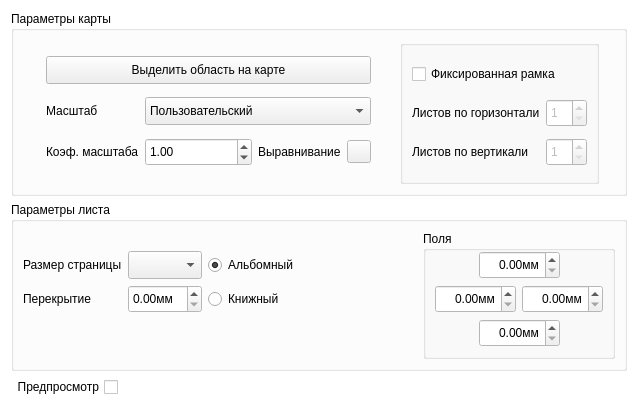
<?xml version="1.0" encoding="UTF-8"?>
<ui version="4.0">
 <class>PrintDoc</class>
 <widget class="QWidget" name="PrintDoc">
  <property name="enabled">
   <bool>true</bool>
  </property>
  <property name="geometry">
   <rect>
    <x>0</x>
    <y>0</y>
    <width>644</width>
    <height>408</height>
   </rect>
  </property>
  <property name="palette">
   <palette>
    <active>
     <colorrole role="Base">
      <brush brushstyle="SolidPattern">
       <color alpha="255">
        <red>255</red>
        <green>255</green>
        <blue>255</blue>
       </color>
      </brush>
     </colorrole>
     <colorrole role="Window">
      <brush brushstyle="SolidPattern">
       <color alpha="255">
        <red>255</red>
        <green>255</green>
        <blue>255</blue>
       </color>
      </brush>
     </colorrole>
    </active>
    <inactive>
     <colorrole role="Base">
      <brush brushstyle="SolidPattern">
       <color alpha="255">
        <red>255</red>
        <green>255</green>
        <blue>255</blue>
       </color>
      </brush>
     </colorrole>
     <colorrole role="Window">
      <brush brushstyle="SolidPattern">
       <color alpha="255">
        <red>255</red>
        <green>255</green>
        <blue>255</blue>
       </color>
      </brush>
     </colorrole>
    </inactive>
    <disabled>
     <colorrole role="Base">
      <brush brushstyle="SolidPattern">
       <color alpha="255">
        <red>255</red>
        <green>255</green>
        <blue>255</blue>
       </color>
      </brush>
     </colorrole>
     <colorrole role="Window">
      <brush brushstyle="SolidPattern">
       <color alpha="255">
        <red>255</red>
        <green>255</green>
        <blue>255</blue>
       </color>
      </brush>
     </colorrole>
    </disabled>
   </palette>
  </property>
  <property name="windowTitle">
   <string>Карта</string>
  </property>
  <layout class="QGridLayout" name="gridLayout_7">
   <item row="0" column="0">
    <widget class="QGroupBox" name="groupBox_2">
     <property name="enabled">
      <bool>true</bool>
     </property>
     <property name="title">
      <string>Параметры карты</string>
     </property>
     <layout class="QGridLayout" name="gridLayout_5">
      <item row="0" column="0">
       <widget class="QFrame" name="frame">
        <property name="sizePolicy">
         <sizepolicy hsizetype="Maximum" vsizetype="Preferred">
          <horstretch>0</horstretch>
          <verstretch>0</verstretch>
         </sizepolicy>
        </property>
        <layout class="QGridLayout" name="gridLayout_3">
         <item row="0" column="0" colspan="4">
          <widget class="QPushButton" name="rubberBtn">
           <property name="sizePolicy">
            <sizepolicy hsizetype="Preferred" vsizetype="Fixed">
             <horstretch>0</horstretch>
             <verstretch>0</verstretch>
            </sizepolicy>
           </property>
           <property name="minimumSize">
            <size>
             <width>0</width>
             <height>28</height>
            </size>
           </property>
           <property name="layoutDirection">
            <enum>Qt::LeftToRight</enum>
           </property>
           <property name="text">
            <string>Выделить область на карте</string>
           </property>
           <property name="checkable">
            <bool>true</bool>
           </property>
          </widget>
         </item>
         <item row="1" column="0">
          <widget class="QLabel" name="label">
           <property name="sizePolicy">
            <sizepolicy hsizetype="Maximum" vsizetype="Preferred">
             <horstretch>0</horstretch>
             <verstretch>0</verstretch>
            </sizepolicy>
           </property>
           <property name="text">
            <string>Масштаб</string>
           </property>
          </widget>
         </item>
         <item row="1" column="1" colspan="3">
          <widget class="QComboBox" name="fitMapMode">
           <property name="enabled">
            <bool>true</bool>
           </property>
           <property name="sizePolicy">
            <sizepolicy hsizetype="Preferred" vsizetype="Fixed">
             <horstretch>0</horstretch>
             <verstretch>0</verstretch>
            </sizepolicy>
           </property>
           <property name="minimumSize">
            <size>
             <width>0</width>
             <height>28</height>
            </size>
           </property>
           <item>
            <property name="text">
             <string>Пользовательский</string>
            </property>
           </item>
           <item>
            <property name="text">
             <string>Расширить на всю область печати</string>
            </property>
           </item>
           <item>
            <property name="text">
             <string>По размеру листа</string>
            </property>
           </item>
           <item>
            <property name="text">
             <string>На лист без изменения масштаба</string>
            </property>
           </item>
          </widget>
         </item>
         <item row="2" column="0">
          <widget class="QLabel" name="label_2">
           <property name="sizePolicy">
            <sizepolicy hsizetype="Maximum" vsizetype="Preferred">
             <horstretch>0</horstretch>
             <verstretch>0</verstretch>
            </sizepolicy>
           </property>
           <property name="text">
            <string>Коэф. масштаба</string>
           </property>
          </widget>
         </item>
         <item row="2" column="1">
          <widget class="QDoubleSpinBox" name="mapScale">
           <property name="enabled">
            <bool>true</bool>
           </property>
           <property name="minimumSize">
            <size>
             <width>0</width>
             <height>28</height>
            </size>
           </property>
           <property name="singleStep">
            <double>0.100000000000000</double>
           </property>
           <property name="value">
            <double>1.000000000000000</double>
           </property>
          </widget>
         </item>
         <item row="2" column="2">
          <widget class="QLabel" name="label_4">
           <property name="sizePolicy">
            <sizepolicy hsizetype="Maximum" vsizetype="Preferred">
             <horstretch>0</horstretch>
             <verstretch>0</verstretch>
            </sizepolicy>
           </property>
           <property name="text">
            <string>Выравнивание</string>
           </property>
          </widget>
         </item>
         <item row="2" column="3">
          <widget class="AlignButton" name="orient"/>
         </item>
        </layout>
       </widget>
      </item>
      <item row="0" column="1">
       <widget class="QGroupBox" name="groupBox_21">
        <property name="enabled">
         <bool>true</bool>
        </property>
        <property name="sizePolicy">
         <sizepolicy hsizetype="Maximum" vsizetype="Preferred">
          <horstretch>0</horstretch>
          <verstretch>0</verstretch>
         </sizepolicy>
        </property>
        <property name="title">
         <string/>
        </property>
        <layout class="QGridLayout" name="gridLayout_4">
         <item row="1" column="0">
          <widget class="QLabel" name="label_3">
           <property name="text">
            <string>Листов по горизонтали</string>
           </property>
          </widget>
         </item>
         <item row="1" column="1">
          <widget class="QSpinBox" name="paperHorCnt">
           <property name="enabled">
            <bool>false</bool>
           </property>
           <property name="sizePolicy">
            <sizepolicy hsizetype="Preferred" vsizetype="Fixed">
             <horstretch>0</horstretch>
             <verstretch>0</verstretch>
            </sizepolicy>
           </property>
           <property name="minimumSize">
            <size>
             <width>0</width>
             <height>28</height>
            </size>
           </property>
           <property name="minimum">
            <number>1</number>
           </property>
           <property name="value">
            <number>1</number>
           </property>
          </widget>
         </item>
         <item row="2" column="1">
          <widget class="QSpinBox" name="paperVerticCnt">
           <property name="enabled">
            <bool>false</bool>
           </property>
           <property name="sizePolicy">
            <sizepolicy hsizetype="Preferred" vsizetype="Fixed">
             <horstretch>0</horstretch>
             <verstretch>0</verstretch>
            </sizepolicy>
           </property>
           <property name="minimumSize">
            <size>
             <width>0</width>
             <height>28</height>
            </size>
           </property>
           <property name="minimum">
            <number>1</number>
           </property>
           <property name="value">
            <number>1</number>
           </property>
          </widget>
         </item>
         <item row="2" column="0">
          <widget class="QLabel" name="label_8">
           <property name="text">
            <string>Листов по вертикали</string>
           </property>
          </widget>
         </item>
         <item row="0" column="0" colspan="2">
          <widget class="QCheckBox" name="fixedBand">
           <property name="sizePolicy">
            <sizepolicy hsizetype="Preferred" vsizetype="Fixed">
             <horstretch>0</horstretch>
             <verstretch>0</verstretch>
            </sizepolicy>
           </property>
           <property name="minimumSize">
            <size>
             <width>0</width>
             <height>28</height>
            </size>
           </property>
           <property name="text">
            <string>Фиксированная рамка</string>
           </property>
          </widget>
         </item>
        </layout>
       </widget>
      </item>
     </layout>
    </widget>
   </item>
   <item row="0" column="1" rowspan="3">
    <widget class="QWidget" name="wlayers" native="true">
     <property name="sizePolicy">
      <sizepolicy hsizetype="Preferred" vsizetype="Preferred">
       <horstretch>0</horstretch>
       <verstretch>0</verstretch>
      </sizepolicy>
     </property>
    </widget>
   </item>
   <item row="1" column="0">
    <widget class="QGroupBox" name="groupBox_4">
     <property name="sizePolicy">
      <sizepolicy hsizetype="Preferred" vsizetype="Maximum">
       <horstretch>0</horstretch>
       <verstretch>0</verstretch>
      </sizepolicy>
     </property>
     <property name="title">
      <string>Параметры листа</string>
     </property>
     <layout class="QGridLayout" name="gridLayout_2">
      <item row="0" column="0">
       <layout class="QGridLayout" name="gridLayout">
        <property name="sizeConstraint">
         <enum>QLayout::SetMaximumSize</enum>
        </property>
        <item row="1" column="1">
         <widget class="QComboBox" name="paperSize">
          <property name="enabled">
           <bool>true</bool>
          </property>
          <property name="sizePolicy">
           <sizepolicy hsizetype="Minimum" vsizetype="Fixed">
            <horstretch>0</horstretch>
            <verstretch>0</verstretch>
           </sizepolicy>
          </property>
          <property name="minimumSize">
           <size>
            <width>0</width>
            <height>28</height>
           </size>
          </property>
          <property name="currentIndex">
           <number>-1</number>
          </property>
         </widget>
        </item>
        <item row="0" column="2">
         <spacer name="horizontalSpacer_2">
          <property name="orientation">
           <enum>Qt::Horizontal</enum>
          </property>
          <property name="sizeHint" stdset="0">
           <size>
            <width>40</width>
            <height>20</height>
           </size>
          </property>
         </spacer>
        </item>
        <item row="1" column="2">
         <widget class="QRadioButton" name="landscape">
          <property name="enabled">
           <bool>true</bool>
          </property>
          <property name="minimumSize">
           <size>
            <width>0</width>
            <height>28</height>
           </size>
          </property>
          <property name="text">
           <string>Альбомный</string>
          </property>
          <property name="checked">
           <bool>true</bool>
          </property>
         </widget>
        </item>
        <item row="1" column="0">
         <widget class="QLabel" name="label_5">
          <property name="text">
           <string>Размер страницы</string>
          </property>
         </widget>
        </item>
        <item row="2" column="1">
         <widget class="QDoubleSpinBox" name="overlap">
          <property name="enabled">
           <bool>true</bool>
          </property>
          <property name="minimumSize">
           <size>
            <width>0</width>
            <height>28</height>
           </size>
          </property>
          <property name="suffix">
           <string>мм</string>
          </property>
          <property name="singleStep">
           <double>1.000000000000000</double>
          </property>
         </widget>
        </item>
        <item row="2" column="0">
         <widget class="QLabel" name="label_6">
          <property name="text">
           <string>Перекрытие</string>
          </property>
         </widget>
        </item>
        <item row="2" column="2">
         <layout class="QHBoxLayout" name="horizontalLayout_5">
          <item>
           <widget class="QRadioButton" name="portret">
            <property name="enabled">
             <bool>true</bool>
            </property>
            <property name="minimumSize">
             <size>
              <width>0</width>
              <height>28</height>
             </size>
            </property>
            <property name="text">
             <string>Книжный</string>
            </property>
            <property name="checked">
             <bool>false</bool>
            </property>
           </widget>
          </item>
         </layout>
        </item>
        <item row="3" column="0">
         <spacer name="verticalSpacer">
          <property name="orientation">
           <enum>Qt::Vertical</enum>
          </property>
          <property name="sizeType">
           <enum>QSizePolicy::Expanding</enum>
          </property>
          <property name="sizeHint" stdset="0">
           <size>
            <width>20</width>
            <height>40</height>
           </size>
          </property>
         </spacer>
        </item>
       </layout>
      </item>
      <item row="0" column="1">
       <widget class="QGroupBox" name="groupBox_3">
        <property name="enabled">
         <bool>true</bool>
        </property>
        <property name="sizePolicy">
         <sizepolicy hsizetype="Preferred" vsizetype="Preferred">
          <horstretch>0</horstretch>
          <verstretch>0</verstretch>
         </sizepolicy>
        </property>
        <property name="title">
         <string>Поля</string>
        </property>
        <layout class="QHBoxLayout" name="horizontalLayout_2">
         <property name="topMargin">
          <number>0</number>
         </property>
         <item>
          <layout class="QGridLayout" name="gridLayout_6">
           <item row="0" column="1">
            <widget class="QDoubleSpinBox" name="topMargin">
             <property name="minimumSize">
              <size>
               <width>0</width>
               <height>28</height>
              </size>
             </property>
             <property name="toolTip">
              <string>top margin</string>
             </property>
             <property name="accessibleName">
              <string>top margin</string>
             </property>
             <property name="alignment">
              <set>Qt::AlignRight|Qt::AlignTrailing|Qt::AlignVCenter</set>
             </property>
             <property name="suffix">
              <string>мм</string>
             </property>
             <property name="maximum">
              <double>999.990000000000009</double>
             </property>
            </widget>
           </item>
           <item row="1" column="0" colspan="3">
            <layout class="QHBoxLayout" name="horizontalLayout_3">
             <item>
              <widget class="QDoubleSpinBox" name="leftMargin">
               <property name="minimumSize">
                <size>
                 <width>0</width>
                 <height>28</height>
                </size>
               </property>
               <property name="toolTip">
                <string>left margin</string>
               </property>
               <property name="accessibleName">
                <string>left margin</string>
               </property>
               <property name="alignment">
                <set>Qt::AlignRight|Qt::AlignTrailing|Qt::AlignVCenter</set>
               </property>
               <property name="suffix">
                <string>мм</string>
               </property>
               <property name="maximum">
                <double>999.990000000000009</double>
               </property>
              </widget>
             </item>
             <item>
              <widget class="QDoubleSpinBox" name="rightMargin">
               <property name="minimumSize">
                <size>
                 <width>0</width>
                 <height>28</height>
                </size>
               </property>
               <property name="toolTip">
                <string>right margin</string>
               </property>
               <property name="accessibleName">
                <string>right margin</string>
               </property>
               <property name="alignment">
                <set>Qt::AlignRight|Qt::AlignTrailing|Qt::AlignVCenter</set>
               </property>
               <property name="suffix">
                <string>мм</string>
               </property>
               <property name="maximum">
                <double>999.990000000000009</double>
               </property>
              </widget>
             </item>
            </layout>
           </item>
           <item row="2" column="1">
            <widget class="QDoubleSpinBox" name="bottomMargin">
             <property name="minimumSize">
              <size>
               <width>0</width>
               <height>28</height>
              </size>
             </property>
             <property name="toolTip">
              <string>bottom margin</string>
             </property>
             <property name="accessibleName">
              <string>bottom margin</string>
             </property>
             <property name="alignment">
              <set>Qt::AlignRight|Qt::AlignTrailing|Qt::AlignVCenter</set>
             </property>
             <property name="suffix">
              <string>мм</string>
             </property>
             <property name="maximum">
              <double>999.990000000000009</double>
             </property>
            </widget>
           </item>
           <item row="0" column="2">
            <spacer name="horizontalSpacer_11">
             <property name="orientation">
              <enum>Qt::Horizontal</enum>
             </property>
             <property name="sizeType">
              <enum>QSizePolicy::Preferred</enum>
             </property>
             <property name="sizeHint" stdset="0">
              <size>
               <width>0</width>
               <height>20</height>
              </size>
             </property>
            </spacer>
           </item>
           <item row="0" column="0">
            <spacer name="horizontalSpacer_12">
             <property name="orientation">
              <enum>Qt::Horizontal</enum>
             </property>
             <property name="sizeType">
              <enum>QSizePolicy::Preferred</enum>
             </property>
             <property name="sizeHint" stdset="0">
              <size>
               <width>0</width>
               <height>20</height>
              </size>
             </property>
            </spacer>
           </item>
          </layout>
         </item>
        </layout>
       </widget>
      </item>
     </layout>
    </widget>
   </item>
   <item row="2" column="0">
    <layout class="QHBoxLayout" name="horizontalLayout">
     <item>
      <widget class="QCheckBox" name="preview">
       <property name="layoutDirection">
        <enum>Qt::RightToLeft</enum>
       </property>
       <property name="text">
        <string>Предпросмотр</string>
       </property>
      </widget>
     </item>
     <item>
      <spacer name="horizontalSpacer">
       <property name="orientation">
        <enum>Qt::Horizontal</enum>
       </property>
       <property name="sizeType">
        <enum>QSizePolicy::Expanding</enum>
       </property>
       <property name="sizeHint" stdset="0">
        <size>
         <width>47</width>
         <height>20</height>
        </size>
       </property>
      </spacer>
     </item>
    </layout>
   </item>
  </layout>
  <zorder>preview</zorder>
  <zorder>wlayers</zorder>
  <zorder>groupBox_4</zorder>
  <zorder>groupBox_2</zorder>
  <zorder>horizontalSpacer</zorder>
 </widget>
 <customwidgets>
  <customwidget>
   <class>AlignButton</class>
   <extends>QToolButton</extends>
   <header location="global">meteo/commons/ui/custom/alignbutton.h</header>
  </customwidget>
 </customwidgets>
 <tabstops>
  <tabstop>rubberBtn</tabstop>
  <tabstop>fitMapMode</tabstop>
  <tabstop>mapScale</tabstop>
  <tabstop>fixedBand</tabstop>
  <tabstop>paperHorCnt</tabstop>
  <tabstop>paperVerticCnt</tabstop>
  <tabstop>topMargin</tabstop>
  <tabstop>leftMargin</tabstop>
  <tabstop>rightMargin</tabstop>
  <tabstop>bottomMargin</tabstop>
 </tabstops>
 <resources/>
 <connections/>
</ui>
